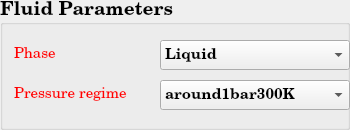
       <widget class="QGroupBox" name="SP_FluidOptions">
        <property name="minimumSize">
         <size>
          <width>350</width>
          <height>130</height>
         </size>
        </property>
        <property name="maximumSize">
         <size>
          <width>350</width>
          <height>130</height>
         </size>
        </property>
        <property name="font">
         <font>
          <family>Century Schoolbook L</family>
          <pointsize>14</pointsize>
          <weight>75</weight>
          <bold>true</bold>
         </font>
        </property>
        <property name="title">
         <string>Fluid Parameters</string>
        </property>
        <layout class="QGridLayout" name="gridLayout_56">
         <item row="0" column="0">
          <widget class="QLabel" name="SP_GasOrLiquid">
           <property name="minimumSize">
            <size>
             <width>140</width>
             <height>30</height>
            </size>
           </property>
           <property name="maximumSize">
            <size>
             <width>140</width>
             <height>30</height>
            </size>
           </property>
           <property name="font">
            <font>
             <pointsize>11</pointsize>
             <weight>50</weight>
             <bold>false</bold>
            </font>
           </property>
           <property name="text">
            <string>&lt;html&gt;&lt;head/&gt;&lt;body&gt;&lt;p&gt;&lt;span style=&quot; color:#ff0000;&quot;&gt;Phase&lt;/span&gt;&lt;/p&gt;&lt;/body&gt;&lt;/html&gt;</string>
           </property>
          </widget>
         </item>
         <item row="0" column="1">
          <widget class="QComboBox" name="SP_GasOrLiquid_comboBox">
           <property name="minimumSize">
            <size>
             <width>190</width>
             <height>30</height>
            </size>
           </property>
           <property name="maximumSize">
            <size>
             <width>190</width>
             <height>30</height>
            </size>
           </property>
           <property name="font">
            <font>
             <pointsize>11</pointsize>
            </font>
           </property>
           <property name="editable">
            <bool>false</bool>
           </property>
           <item>
            <property name="text">
             <string>Liquid</string>
            </property>
           </item>
           <item>
            <property name="text">
             <string>--</string>
            </property>
           </item>
           <item>
            <property name="text">
             <string>Gas</string>
            </property>
           </item>
          </widget>
         </item>
         <item row="1" column="0">
          <widget class="QLabel" name="SP_1barOr155bar">
           <property name="minimumSize">
            <size>
             <width>140</width>
             <height>30</height>
            </size>
           </property>
           <property name="maximumSize">
            <size>
             <width>140</width>
             <height>30</height>
            </size>
           </property>
           <property name="font">
            <font>
             <pointsize>11</pointsize>
             <weight>50</weight>
             <bold>false</bold>
            </font>
           </property>
           <property name="text">
            <string>&lt;html&gt;&lt;head/&gt;&lt;body&gt;&lt;p&gt;&lt;span style=&quot; color:#ff0000;&quot;&gt;Pressure regime&lt;/span&gt;&lt;/p&gt;&lt;/body&gt;&lt;/html&gt;</string>
           </property>
          </widget>
         </item>
         <item row="1" column="1">
          <widget class="QComboBox" name="SP_1barOr155bar_comboBox">
           <property name="minimumSize">
            <size>
             <width>190</width>
             <height>30</height>
            </size>
           </property>
           <property name="maximumSize">
            <size>
             <width>190</width>
             <height>30</height>
            </size>
           </property>
           <property name="font">
            <font>
             <pointsize>11</pointsize>
            </font>
           </property>
           <item>
            <property name="text">
             <string>around1bar300K</string>
            </property>
           </item>
           <item>
            <property name="text">
             <string>--</string>
            </property>
           </item>
           <item>
            <property name="text">
             <string>around155bars600K</string>
            </property>
           </item>
          </widget>
         </item>
        </layout>
       </widget>
